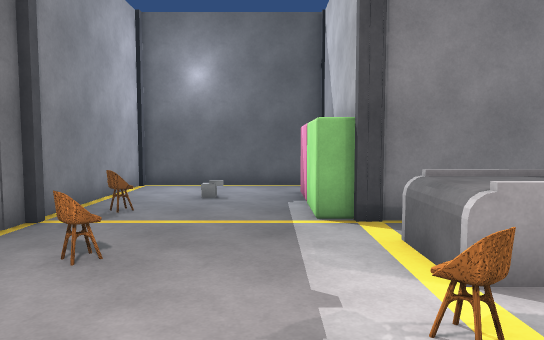
View 1 (above)

16 first-person views from a walk through a 3-D level made in the Unity game engine. The camera is 1.5 m above the floor, tilts 4° down and sees 70° across. The floor is counted in squares, 1 m on a side. Each view is taken from the middle of a square. On the plan, view 1 faces up. The plan holds only what a view shows up to about 17 squares ahead; the rest is blank. Surface patterns are stand-ins for the level's own textures.

View 2
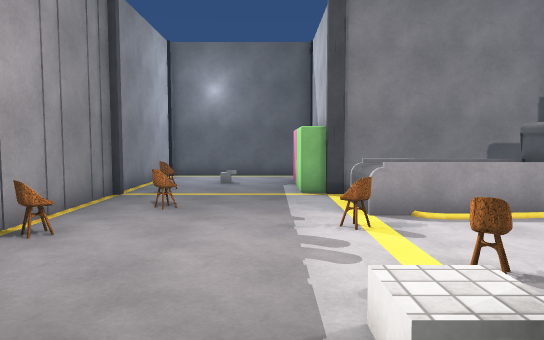

View 3
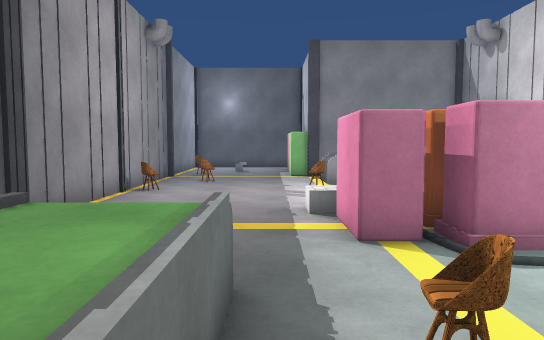

View 4
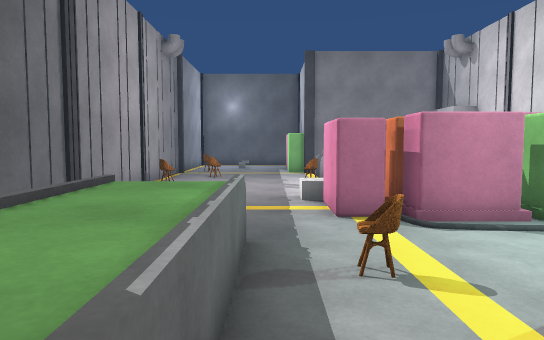

View 5
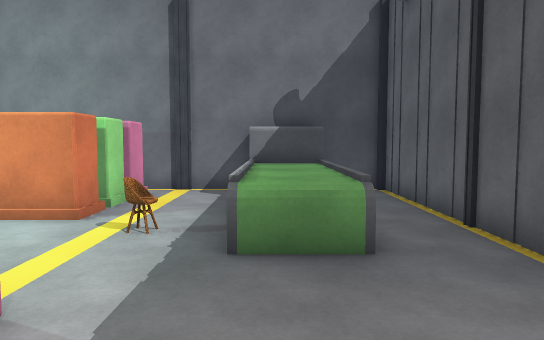

View 6
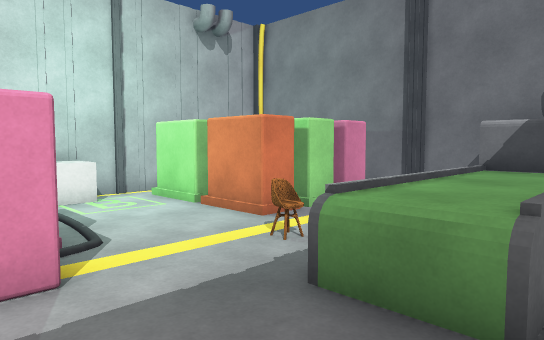

View 7
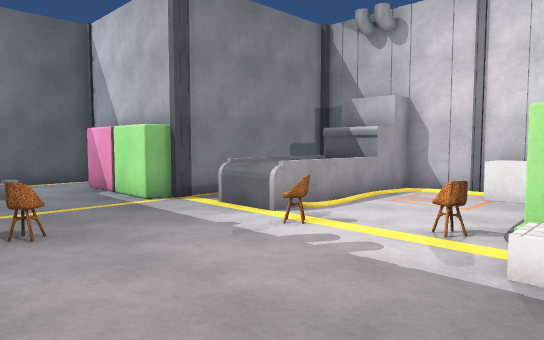

View 8
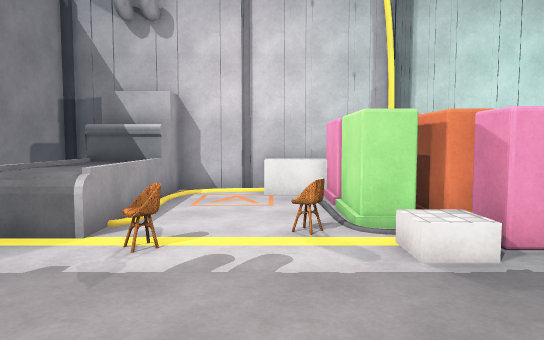

View 9
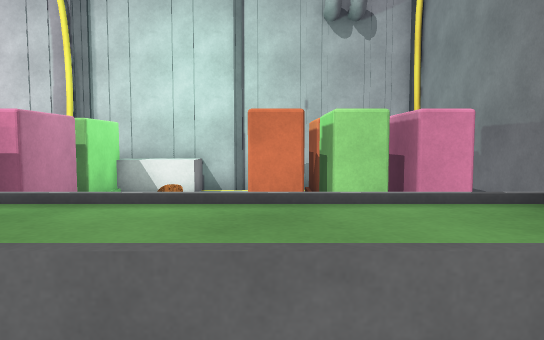

View 10
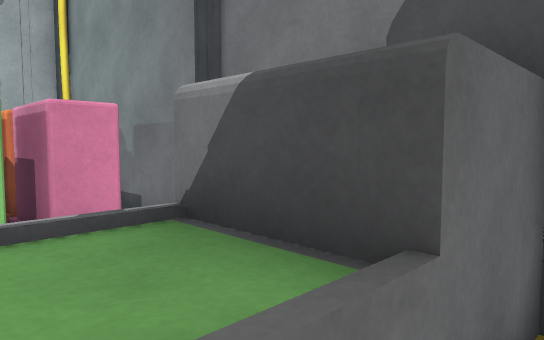

View 11
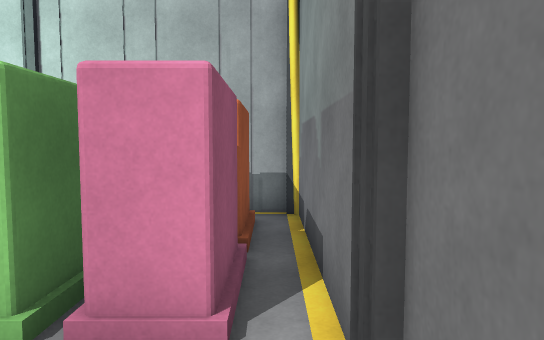

View 12
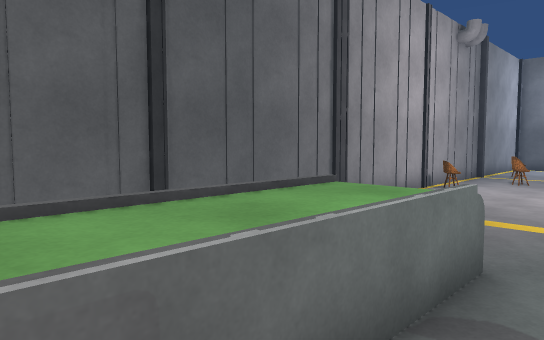

View 13
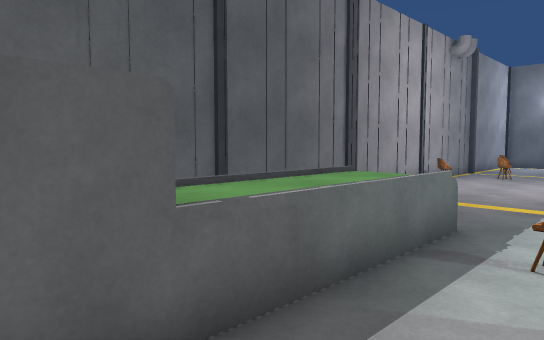

View 14
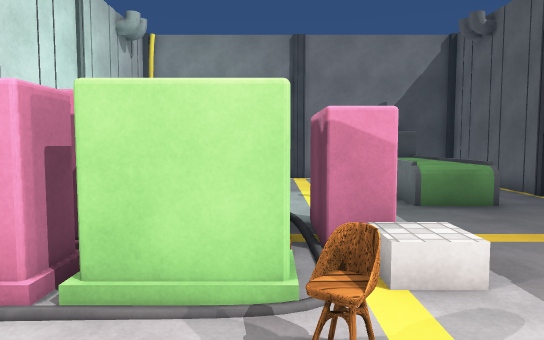

View 15
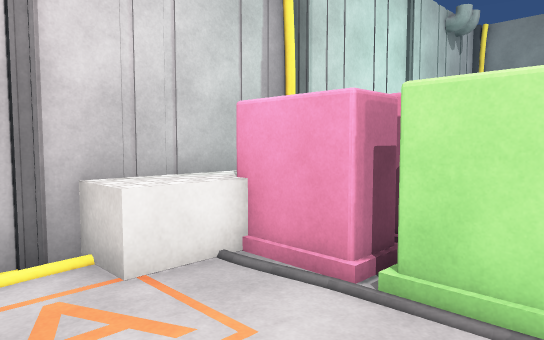

View 16
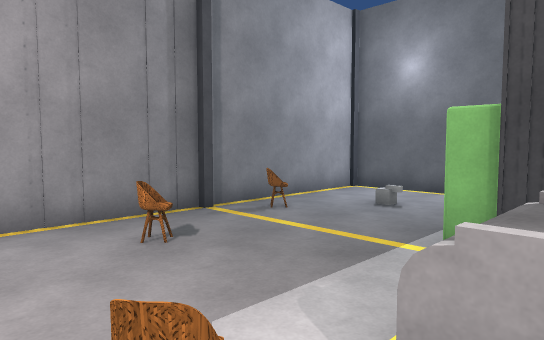

### Floor plan
Key: @ floor where view 1 was taken; # wall or solid block; . floor; = window, fence, low wall or low ledge; ^ raised ledge; O other object.
Columns run from 5 left of view 1 to 8 right of it. Each row starts with its distance up from view 1.
 14 ########
 13 #......
 12 #.....#
 11 #.....#
 10 #.....#
  9 #=O...#
  8 #.....##
  7 #......######
  6 #......^^^^^#
  5 #.O....^^^^^#
  4 #......^^^^^##
  3 #.....OO.....#
  2 #O...........#
  1 #...........^^
  0 #....@.OO . ^^
 -1 #  ...O.#####^
 -2 #. ....##### ^
 -3 # . ..######
 -4 # ....###### ^
 -5 #........##.^^
 -6 #..^^.......^^
 -7 #..^^.O......^
 -8 #..^^.O......#
 -9 #..^^...######
-10 #..^^...#####
-11 #. ^^...#####
-12 #. ##...######
-13 #. ##........#
-14 ##############

Positions as (right, up) in squares from view 1, and headings:
1: (0, 0), facing up
2: (0, -4), facing up
3: (0, -10), facing up
4: (0, -12), facing up
5: (-1, -1), facing down
6: (-3, -3), facing down-right
7: (-4, -2), facing up-right
8: (-4, 1), facing right
9: (-4, -9), facing right
10: (-3, -10), facing down-right
11: (0, -13), facing right
12: (1, -11), facing up-left
13: (2, -13), facing up-left
14: (3, 3), facing down
15: (3, 3), facing down-right
16: (3, 2), facing up-left
